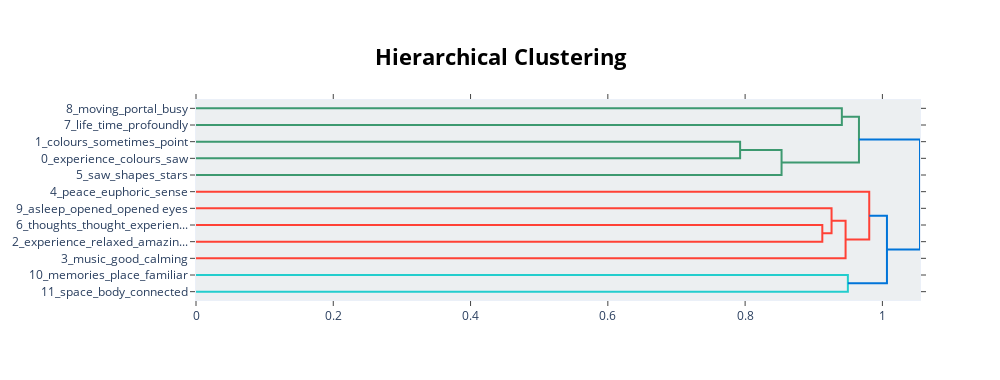

Notebook code cell kept with this figure:
### Code cell
hierfig = model.visualize_hierarchy()
display(hierfig)

### Figure 1 — Plotly figure (JSON) as saved in the notebook; plotly's stock layout.template omitted (floating-point values rounded to 4 significant figures)
{"data": [{"hoverinfo": "text", "marker": {"color": "rgb(61,153,112)"}, "mode": "lines", "type": "scatter", "x": [0, 0.9409, 0.9409, 0], "xaxis": "x", "y": [-5, -5, -15, -15], "yaxis": "y"}, {"hoverinfo": "text", "marker": {"color": "rgb(61,153,112)"}, "mode": "lines", "type": "scatter", "x": [0, 0.7927, 0.7927, 0], "xaxis": "x", "y": [-25, -25, -35, -35], "yaxis": "y"}, {"hoverinfo": "text", "marker": {"color": "rgb(61,153,112)"}, "mode": "lines", "type": "scatter", "x": [0.7927, 0.8531, 0.8531, 0], "xaxis": "x", "y": [-30, -30, -45, -45], "yaxis": "y"}, {"hoverinfo": "text", "marker": {"color": "rgb(61,153,112)"}, "mode": "lines", "type": "scatter", "x": [0.9409, 0.9659, 0.9659, 0.8531], "xaxis": "x", "y": [-10, -10, -37.5, -37.5], "yaxis": "y"}, {"hoverinfo": "text", "marker": {"color": "rgb(255,65,54)"}, "mode": "lines", "type": "scatter", "x": [0, 0.9125, 0.9125, 0], "xaxis": "x", "y": [-75, -75, -85, -85], "yaxis": "y"}, {"hoverinfo": "text", "marker": {"color": "rgb(255,65,54)"}, "mode": "lines", "type": "scatter", "x": [0, 0.9259, 0.9259, 0.9125], "xaxis": "x", "y": [-65, -65, -80, -80], "yaxis": "y"}, {"hoverinfo": "text", "marker": {"color": "rgb(255,65,54)"}, "mode": "lines", "type": "scatter", "x": [0.9259, 0.9464, 0.9464, 0], "xaxis": "x", "y": [-72.5, -72.5, -95, -95], "yaxis": "y"}, {"hoverinfo": "text", "marker": {"color": "rgb(255,65,54)"}, "mode": "lines", "type": "scatter", "x": [0, 0.9808, 0.9808, 0.9464], "xaxis": "x", "y": [-55, -55, -83.75, -83.75], "yaxis": "y"}, {"hoverinfo": "text", "marker": {"color": "rgb(35,205,205)"}, "mode": "lines", "type": "scatter", "x": [0, 0.9497, 0.9497, 0], "xaxis": "x", "y": [-105, -105, -115, -115], "yaxis": "y"}, {"hoverinfo": "text", "marker": {"color": "rgb(0,116,217)"}, "mode": "lines", "type": "scatter", "x": [0.9808, 1.007, 1.007, 0.9497], "xaxis": "x", "y": [-69.38, -69.38, -110, -110], "yaxis": "y"}, {"hoverinfo": "text", "marker": {"color": "rgb(0,116,217)"}, "mode": "lines", "type": "scatter", "x": [0.9659, 1.055, 1.055, 1.007], "xaxis": "x", "y": [-23.75, -23.75, -89.69, -89.69], "yaxis": "y"}], "layout": {"autosize": false, "height": 380, "hoverlabel": {"bgcolor": "white", "font": {"family": "Rockwell", "size": 16}}, "hovermode": "closest", "plot_bgcolor": "#ECEFF1", "showlegend": false, "title": {"font": {"color": "Black", "size": 22}, "text": "<b>Hierarchical Clustering</b>", "x": 0.5, "xanchor": "center", "yanchor": "top"}, "width": 1000, "xaxis": {"mirror": "allticks", "rangemode": "tozero", "showgrid": false, "showline": true, "showticklabels": true, "ticks": "outside", "type": "linear", "zeroline": false}, "yaxis": {"mirror": "allticks", "range": [-120, 0], "rangemode": "tozero", "showgrid": false, "showline": true, "showticklabels": true, "tickmode": "array", "ticks": "outside", "ticktext": ["8_moving_portal_busy", "7_life_time_profoundly", "1_colours_sometimes_point", "0_experience_colours_saw", "5_saw_shapes_stars", "4_peace_euphoric_sense", "9_asleep_opened_opened eyes", "6_thoughts_thought_experien...", "2_experience_relaxed_amazin...", "3_music_good_calming", "10_memories_place_familiar", "11_space_body_connected"], "tickvals": [-5, -15, -25, -35, -45, -55, -65, -75, -85, -95, -105, -115], "type": "linear", "zeroline": false}}}
